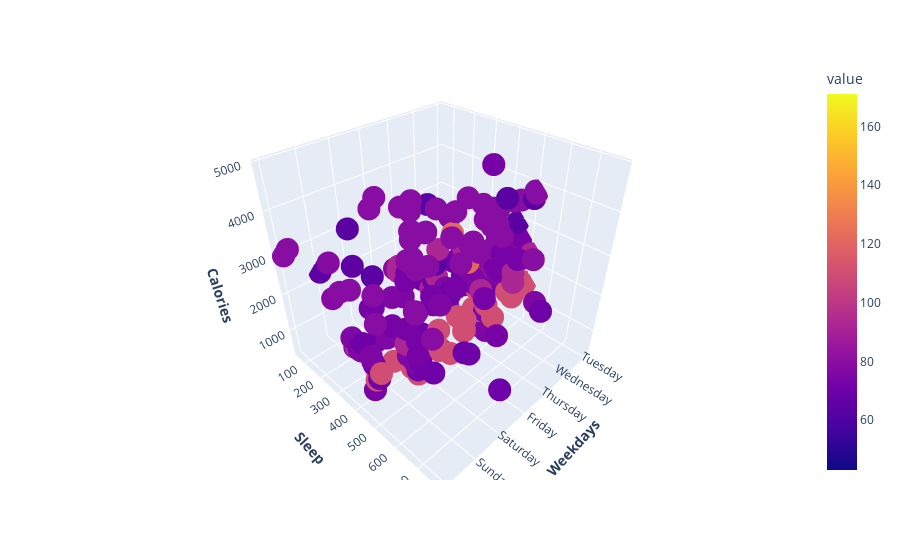

Notebook source saved alongside this figure:
### Code cell
#plotting
import plotly.express as px

plt.figure(figsize = (10,12))
#showed about how much influence totalsteps and calories burning take place on BPM by colors
fig = px.scatter_3d(merge_df, x='dayoftheweek', y='totalminutesasleep', z='calories',
              color='value')

fig.update_layout(
    scene=dict(
        xaxis=dict(title='<b>Weekdays</b>'),
        yaxis=dict(title='<b>Sleep</b>'),
        zaxis=dict(title='<b>Calories</b>')
    )
   
)
fig.show()

### Figure 1 — Plotly figure (JSON) as saved in the notebook; plotly's stock layout.template omitted (floating-point values rounded to 4 significant figures; data arrays with more than 128 entries replaced by an {"elided": "..."} marker saying what was removed)
{"data": [{"hovertemplate": "dayoftheweek=%{x}<br>totalminutesasleep=%{y}<br>calories=%{z}<br>value=%{marker.color}<extra></extra>", "legendgroup": "", "marker": {"color": {"elided": "14763 int values"}, "coloraxis": "coloraxis", "symbol": "circle"}, "mode": "markers", "name": "", "scene": "scene", "showlegend": false, "type": "scatter3d", "x": {"elided": "14763 str values"}, "y": {"elided": "14763 int values"}, "z": {"elided": "14763 int values"}}], "layout": {"coloraxis": {"colorbar": {"title": {"text": "value"}}, "colorscale": [[0, "#0d0887"], [0.1111, "#46039f"], [0.2222, "#7201a8"], [0.3333, "#9c179e"], [0.4444, "#bd3786"], [0.5556, "#d8576b"], [0.6667, "#ed7953"], [0.7778, "#fb9f3a"], [0.8889, "#fdca26"], [1, "#f0f921"]]}, "legend": {"tracegroupgap": 0}, "margin": {"t": 60}, "scene": {"domain": {"x": [0, 1], "y": [0, 1]}, "xaxis": {"title": {"text": "<b>Weekdays</b>"}}, "yaxis": {"title": {"text": "<b>Sleep</b>"}}, "zaxis": {"title": {"text": "<b>Calories</b>"}}}}}
